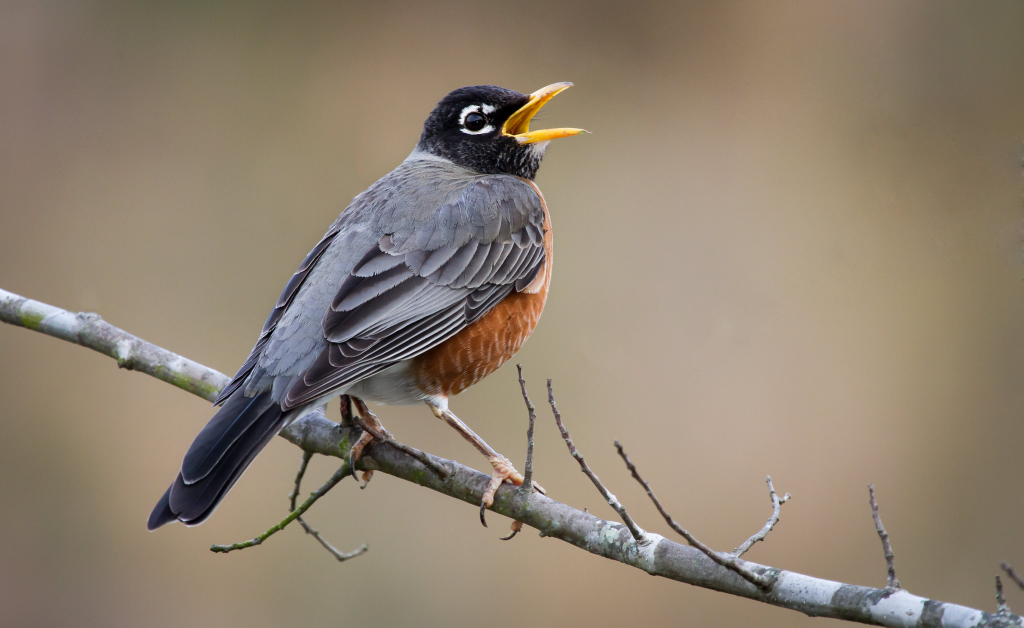
#> input picture bird1.jpg, 2048 x 1255 px (shown at 1/2 size)
$ jupyter execute --allow-errors 'task 4.2.ipynb'
#> lines starting #> are read from the running program, lines starting #| are printed output that depends on the picture
[cell 1]
import cv2

[cell 2]
photo1=cv2.imread("bird1.jpg")
#> photo1 is the input picture: shape (1255, 2048, 3); mean B, G, R 112.3, 129.2, 143

[cell 3]
resized1=cv2.resize(photo1,(300,300))
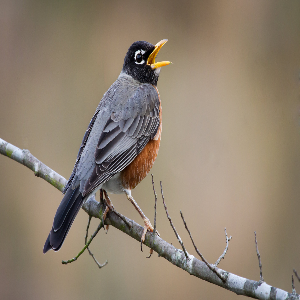
#> resized1: shape (300, 300, 3); mean B, G, R 112.2, 129, 142.9

[cell 4]
cv2.imshow("hi",resized1)
cv2.waitKey()
cv2.destroyAllWindows()

[cell 5]
photo2=cv2.imread("bird2.jpg")

#> (a cell that did not finish here is left out)

#> (a cell that did not finish here is left out)

[cell 8]
r1=resized1[30:100,100:200]
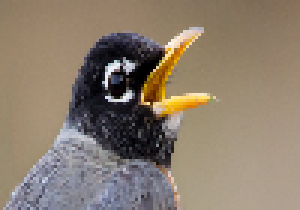
#> r1: shape (70, 100, 3) (shown 3 times larger); mean B, G, R 109.3, 125.1, 139.1
